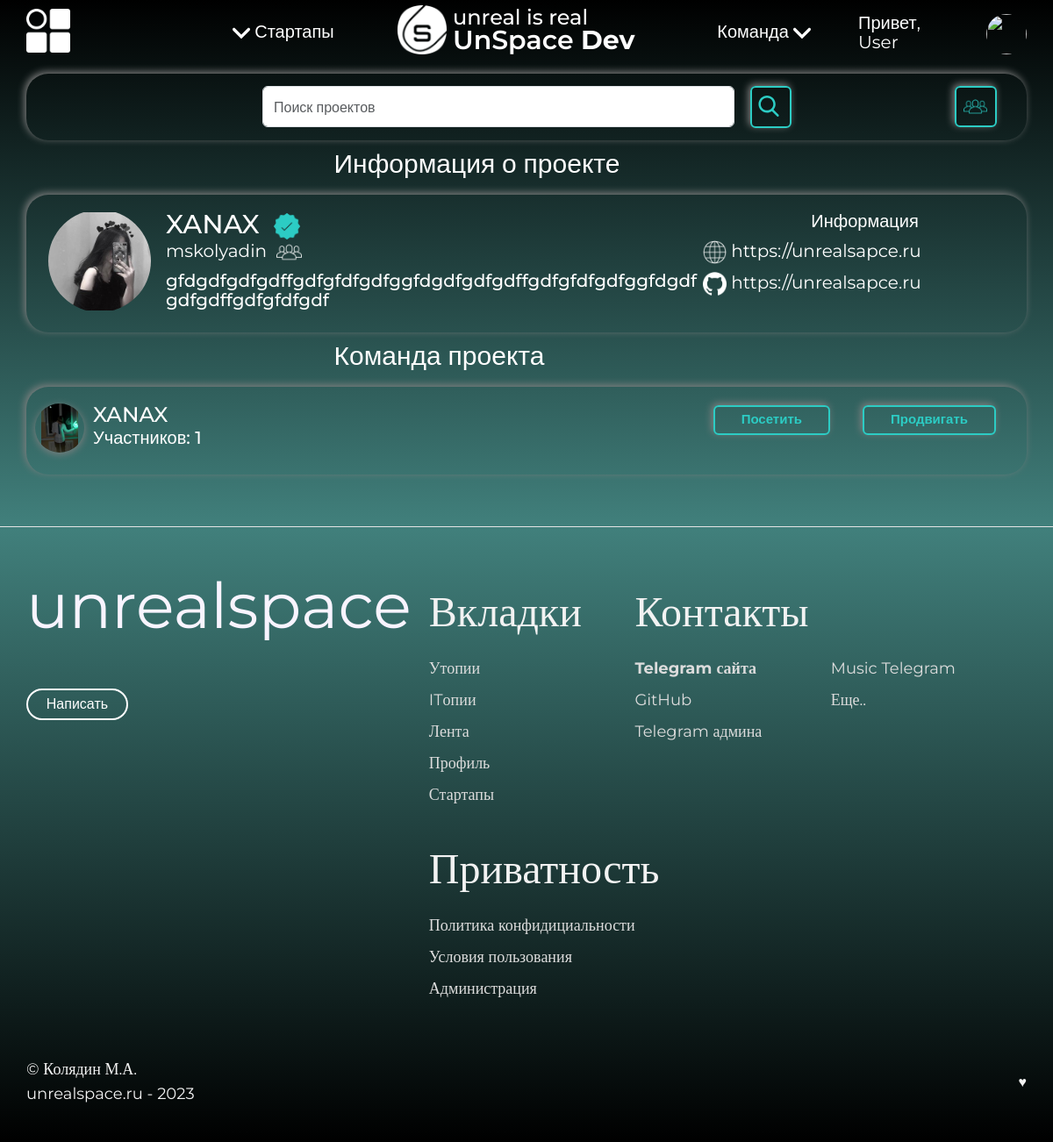
Screenshot of /dev/startup/1/xanax with the database file from the repository.
### dev/models.py (models this page shows, shortened)
class Startup(models.Model):
	team = models.ForeignKey(Team, on_delete=models.PROTECT)
	founder = models.ForeignKey(User, on_delete=models.PROTECT)
	slug = models.SlugField(max_length=255, default=uuid.uuid4, allow_unicode=True, db_index=True, verbose_name="URL")
	title = models.CharField('Название проекта', max_length=25)
	discription = models.CharField('Описание', max_length=71, validators=[MinLengthValidator(50)])
	image = models.ImageField('Обложка проекта', upload_to="proectpics")
	site = models.URLField('Сайт проекта')
	git = models.URLField('Git проекта')
	verify = models.BooleanField('Галочка', default=False)
	date = models.DateTimeField(default=timezone.now)
	class Meta:
		verbose_name = 'Стартап'
		verbose_name_plural = 'Стартапы'

class Team(models.Model):
	founder = models.ForeignKey(User, on_delete=models.PROTECT)
	title = models.CharField('Название команды', max_length=25)
	discription = models.CharField('Описание', max_length=71, validators=[MinLengthValidator(50)])
	image = models.ImageField('Обложка команды', upload_to="teampics")
	participants = models.ManyToManyField(User, related_name='participants', blank=True)
	verify = models.BooleanField('Галочка', default=False)
	date = models.DateTimeField(default=timezone.now)
	def total_participants(self):
		return self.participants.count()
	class Meta:
		verbose_name = 'Команда'
		verbose_name_plural = 'Команды'

### dev/views.py (the view)
# urls.py: path('startup/<int:pk>/<str:slug>', views.StartupView.as_view(), name="startup"),
class StartupView(DetailView):
    model = Startup
    template_name = 'dev/getstartup.html'
    context_object_name = 'Startup'
    query_pk_and_slug = True

### dev/templates/dev/getstartup.html (shortened to what this page needs)
{% extends 'dev/layout.html' %}
{% load static %}
        {% block content %}
        <h1 class="u-align-center-xs u-custom-font u-font-montserrat u-text u-text-body-alt-color u-text-1">Информация о проекте</h1>
        <div class="u-container-style u-expanded-width u-group u-hover-feature u-radius-25 u-shape-round u-group-2">
          <div class="u-container-layout u-container-layout-2">
            <h1 class="u-align-center-md u-align-center-sm u-align-center-xs u-custom-font u-font-montserrat u-text u-text-body-alt-color u-text-2">{{Startup.discription}}</h1>
            <div class="u-container-align-center-xs u-container-style u-group u-hover-feature u-radius-25 u-shape-round u-group-3">
              <div class="u-container-layout u-container-layout-3">
                <h1 class="u-align-center u-custom-font u-font-montserrat u-hidden-md u-hidden-sm u-hidden-xs u-text u-text-body-alt-color u-text-3">Информация</h1>
                <h1 class="u-align-center-xs u-custom-font u-font-montserrat u-text u-text-body-alt-color u-text-4"><span class="u-file-icon u-icon u-text-white u-icon-3"><img src="{% static 'dev/img/3210055-784703c3.png' %}" alt=""><a target="_blank"  href="{{Startup.site}}"></span>&nbsp;{{Startup.site}}</a>
                </h1>
                <h1 class="u-align-center-xs u-custom-font u-font-montserrat u-text u-text-body-alt-color u-text-5"><span class="u-file-icon u-icon u-text-white u-icon-4"><img src="{% static 'dev/img/733609-85094c5b.png' %}" alt=""></span>&nbsp;<a target="_blank" href="{{Startup.git}}">{{Startup.git}}</a>
                </h1>
              </div>
            </div>
            <h1 class="u-align-center-md u-align-center-sm u-align-center-xs u-custom-font u-font-montserrat u-text u-text-body-alt-color u-text-6">{{Startup.title}}&nbsp;&nbsp;<span class="u-file-icon u-icon u-text-palette-4-dark-1">{% if Startup.verify == True %}<img src="{% static 'dev/img/1271380-3a694a88.png' %}" alt=""></span>{% endif %}
            </h1>
            <h1 class="u-align-center-md u-align-center-sm u-align-center-xs u-custom-font u-font-montserrat u-hover-feature u-text u-text-body-alt-color u-text-7">{{Startup.founder.username}}&nbsp;&nbsp;<span class="u-file-icon u-icon u-text-white u-icon-6"><img src="{% static 'dev/img/3071722-666f733c.png' %}" alt=""></span>
            </h1>
            <img class="u-hover-feature u-image u-image-circle u-image-contain u-image-1" src="{{Startup.image.url}}" alt="UnSpace" data-image-width="958" data-image-height="955">
          </div>
        </div>
        <h1 class="u-align-center-xs u-custom-font u-font-montserrat u-text u-text-body-alt-color u-text-1">Команда проекта</h1>
         <div class="u-container-style u-expanded-width u-group u-hover-feature u-radius-25 u-shape-round u-group-4">
          <div class="u-container-layout u-container-layout-4">
            <img class="u-image u-image-circle u-image-contain u-image-2" src="{{Startup.team.image.url}}" alt="" data-image-width="958" data-image-height="955">
            <h1 class="u-custom-font u-font-montserrat u-text u-text-body-alt-color u-text-default u-text-8"><a href="{% url 'team' Startup.team.pk %}">{{Startup.team.title}} </a>
            </h1>
            <h1 class="u-custom-font u-font-montserrat u-text u-text-body-alt-color u-text-default u-text-9">Участников: {{Startup.team.total_participants}} </h1>
            <a href="{% url 'team' Startup.team.pk %}" class="u-border-2 u-border-active-palette-4-dark-1 u-border-hover-palette-4-dark-1 u-border-palette-4-dark-1 u-btn u-btn-round u-button-style u-custom-font u-font-montserrat u-hover-feature u-hover-palette-4-dark-1 u-none u-radius-6 u-text-active-white u-text-hover-palette-4-light-3 u-text-palette-4-dark-1 u-btn-3">Посетить</a>
            <a href="{% url 'utopiaform' %}" class="u-border-2 u-border-active-palette-4-dark-1 u-border-hover-palette-4-dark-1 u-border-palette-4-dark-1 u-btn u-btn-round u-button-style u-custom-font u-font-montserrat u-hover-feature u-hover-palette-4-dark-1 u-none u-radius-6 u-text-active-white u-text-hover-palette-4-light-3 u-text-palette-4-dark-1 u-btn-4">Продвигать</a>
          </div>
        </div>
      {% endblock content %}

### rows the page displays
Startup: discription "gfdgdfgdfgdffgdfgfdfgdfggfdgdfgdfgdffgdfgfdfgdfggfdgdfgdfgdffgdfgfdfgdf", site "https://unrealsapce.ru", git "https://unrealsapce.ru", title "XANAX", founder.username "mskolyadin", image (picture), team.image (picture), team "XANAX", team.total_participants "1"
